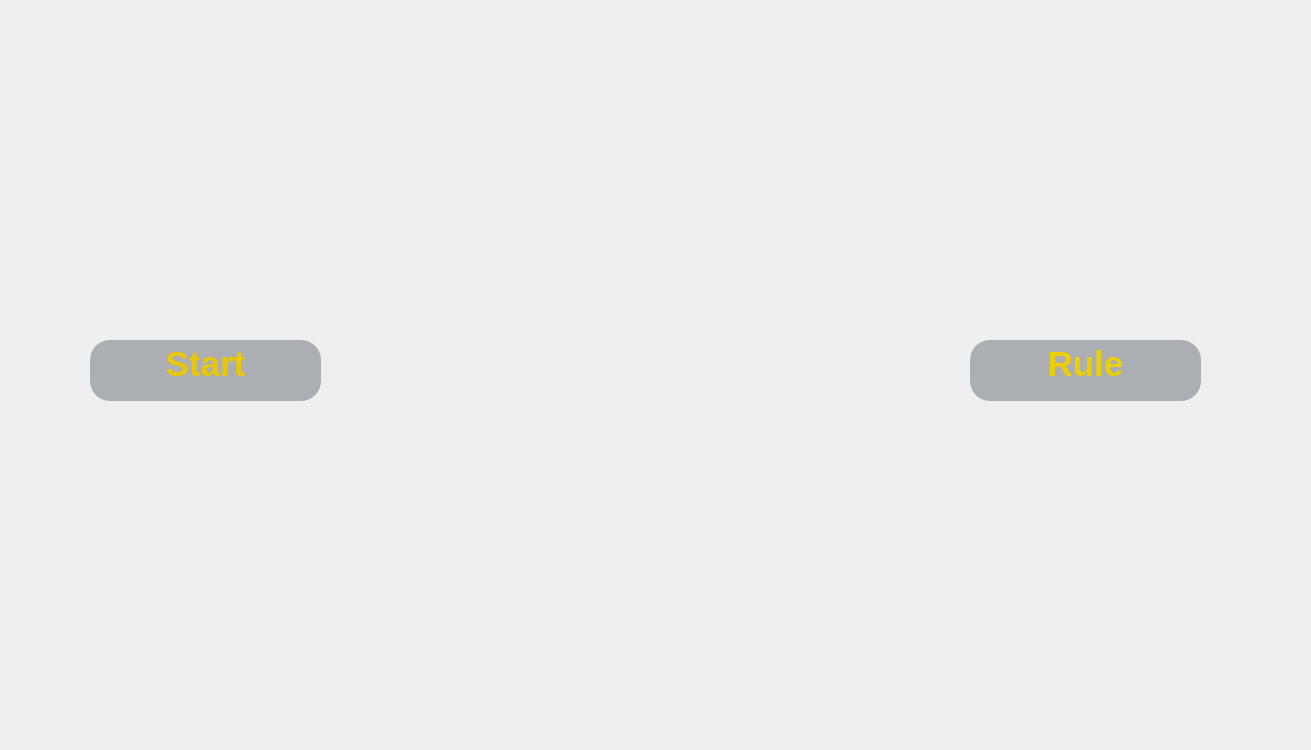
<?xml version="1.0" encoding="UTF-8"?>
<ui version="4.0">
 <class>mainSurface</class>
 <widget class="QWidget" name="mainSurface">
  <property name="geometry">
   <rect>
    <x>0</x>
    <y>0</y>
    <width>1311</width>
    <height>750</height>
   </rect>
  </property>
  <property name="minimumSize">
   <size>
    <width>1311</width>
    <height>750</height>
   </size>
  </property>
  <property name="maximumSize">
   <size>
    <width>1311</width>
    <height>750</height>
   </size>
  </property>
  <property name="windowTitle">
   <string>Form</string>
  </property>
  <property name="windowIcon">
   <iconset>
    <normaloff>../StartInterface.png</normaloff>../StartInterface.png</iconset>
  </property>
  <property name="styleSheet">
   <string notr="true"/>
  </property>
  <widget class="QLabel" name="label">
   <property name="geometry">
    <rect>
     <x>0</x>
     <y>0</y>
     <width>1311</width>
     <height>750</height>
    </rect>
   </property>
   <property name="minimumSize">
    <size>
     <width>1311</width>
     <height>750</height>
    </size>
   </property>
   <property name="maximumSize">
    <size>
     <width>1311</width>
     <height>750</height>
    </size>
   </property>
   <property name="styleSheet">
    <string notr="true">border-image: url(:/images/StartInterface.png);</string>
   </property>
   <property name="text">
    <string/>
   </property>
  </widget>
  <widget class="QToolButton" name="start_button">
   <property name="geometry">
    <rect>
     <x>90</x>
     <y>340</y>
     <width>231</width>
     <height>61</height>
    </rect>
   </property>
   <property name="styleSheet">
    <string notr="true">background-color: rgba(0,0,0,0);
border:none;</string>
   </property>
   <property name="text">
    <string/>
   </property>
  </widget>
  <widget class="QToolButton" name="rule_button">
   <property name="geometry">
    <rect>
     <x>970</x>
     <y>340</y>
     <width>231</width>
     <height>61</height>
    </rect>
   </property>
   <property name="styleSheet">
    <string notr="true">background-color: rgba(0,0,0,0);
border:none;</string>
   </property>
   <property name="text">
    <string/>
   </property>
  </widget>
  <widget class="QTextBrowser" name="start_text">
   <property name="geometry">
    <rect>
     <x>90</x>
     <y>340</y>
     <width>231</width>
     <height>61</height>
    </rect>
   </property>
   <property name="styleSheet">
    <string notr="true">background-color: rgba(22, 36, 52,80);
border-radius: 20px;
</string>
   </property>
   <property name="html">
    <string>&lt;!DOCTYPE HTML PUBLIC &quot;-//W3C//DTD HTML 4.0//EN&quot; &quot;http://www.w3.org/TR/REC-html40/strict.dtd&quot;&gt;
&lt;html&gt;&lt;head&gt;&lt;meta name=&quot;qrichtext&quot; content=&quot;1&quot; /&gt;&lt;style type=&quot;text/css&quot;&gt;
p, li { white-space: pre-wrap; }
&lt;/style&gt;&lt;/head&gt;&lt;body style=&quot; font-family:'SimSun'; font-size:9pt; font-weight:400; font-style:normal;&quot;&gt;
&lt;p align=&quot;center&quot; style=&quot; margin-top:0px; margin-bottom:0px; margin-left:0px; margin-right:0px; -qt-block-indent:0; text-indent:0px;&quot;&gt;&lt;span style=&quot; font-size:26pt; font-weight:600; color:#eac705;&quot;&gt;Start&lt;/span&gt;&lt;/p&gt;&lt;/body&gt;&lt;/html&gt;</string>
   </property>
  </widget>
  <widget class="QTextBrowser" name="rule_text">
   <property name="geometry">
    <rect>
     <x>970</x>
     <y>340</y>
     <width>231</width>
     <height>61</height>
    </rect>
   </property>
   <property name="styleSheet">
    <string notr="true">background-color: rgba(22, 36, 52,80);
border-radius: 20px;
</string>
   </property>
   <property name="html">
    <string>&lt;!DOCTYPE HTML PUBLIC &quot;-//W3C//DTD HTML 4.0//EN&quot; &quot;http://www.w3.org/TR/REC-html40/strict.dtd&quot;&gt;
&lt;html&gt;&lt;head&gt;&lt;meta name=&quot;qrichtext&quot; content=&quot;1&quot; /&gt;&lt;style type=&quot;text/css&quot;&gt;
p, li { white-space: pre-wrap; }
&lt;/style&gt;&lt;/head&gt;&lt;body style=&quot; font-family:'SimSun'; font-size:9pt; font-weight:400; font-style:normal;&quot;&gt;
&lt;p align=&quot;center&quot; style=&quot; margin-top:0px; margin-bottom:0px; margin-left:0px; margin-right:0px; -qt-block-indent:0; text-indent:0px;&quot;&gt;&lt;span style=&quot; font-size:26pt; font-weight:600; color:#edcd04;&quot;&gt;Rule&lt;/span&gt;&lt;/p&gt;&lt;/body&gt;&lt;/html&gt;</string>
   </property>
  </widget>
  <zorder>label</zorder>
  <zorder>start_text</zorder>
  <zorder>rule_text</zorder>
  <zorder>start_button</zorder>
  <zorder>rule_button</zorder>
 </widget>
 <resources/>
 <connections/>
</ui>
